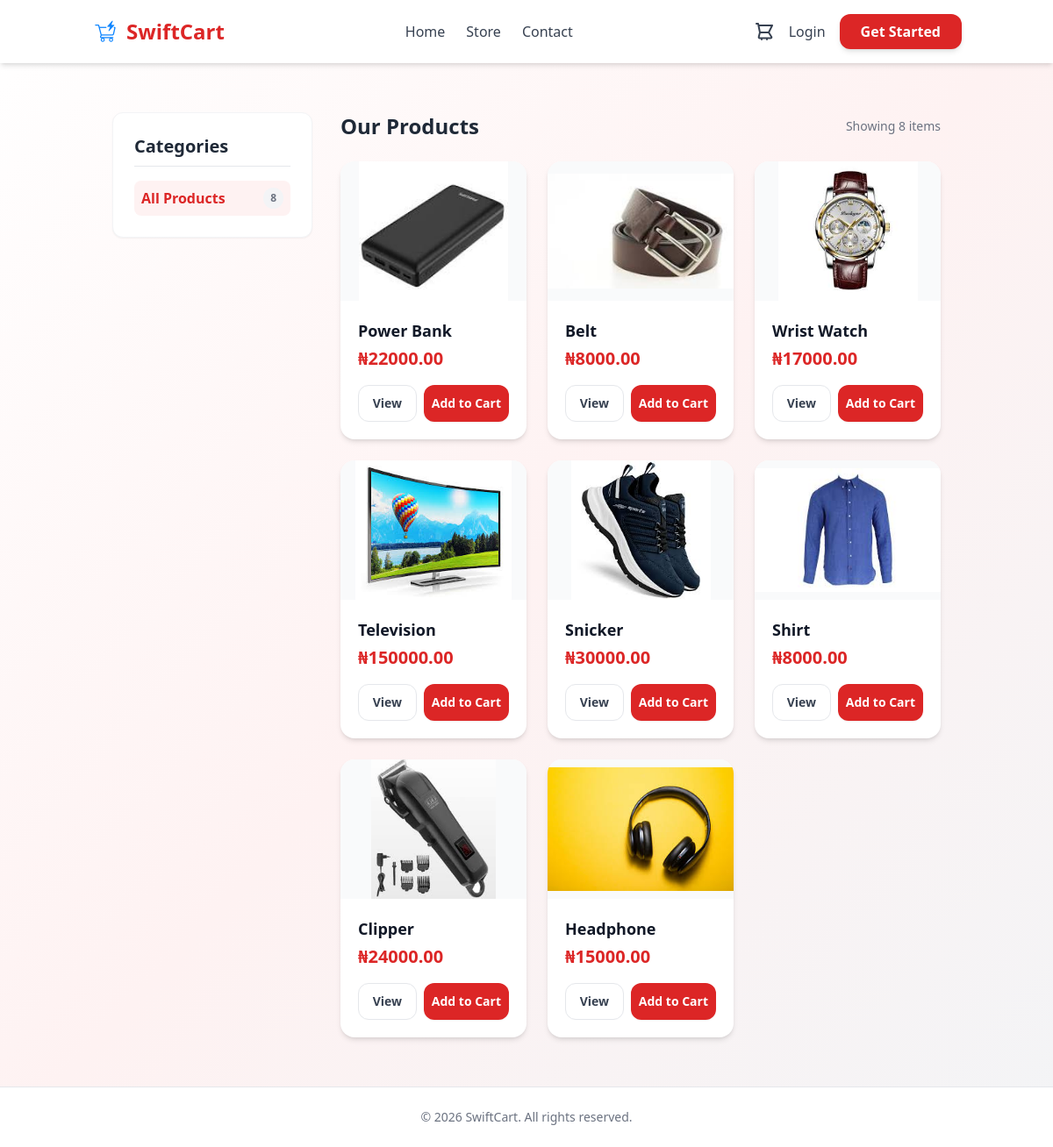
/store/, run on an earlier commit of the app's database.
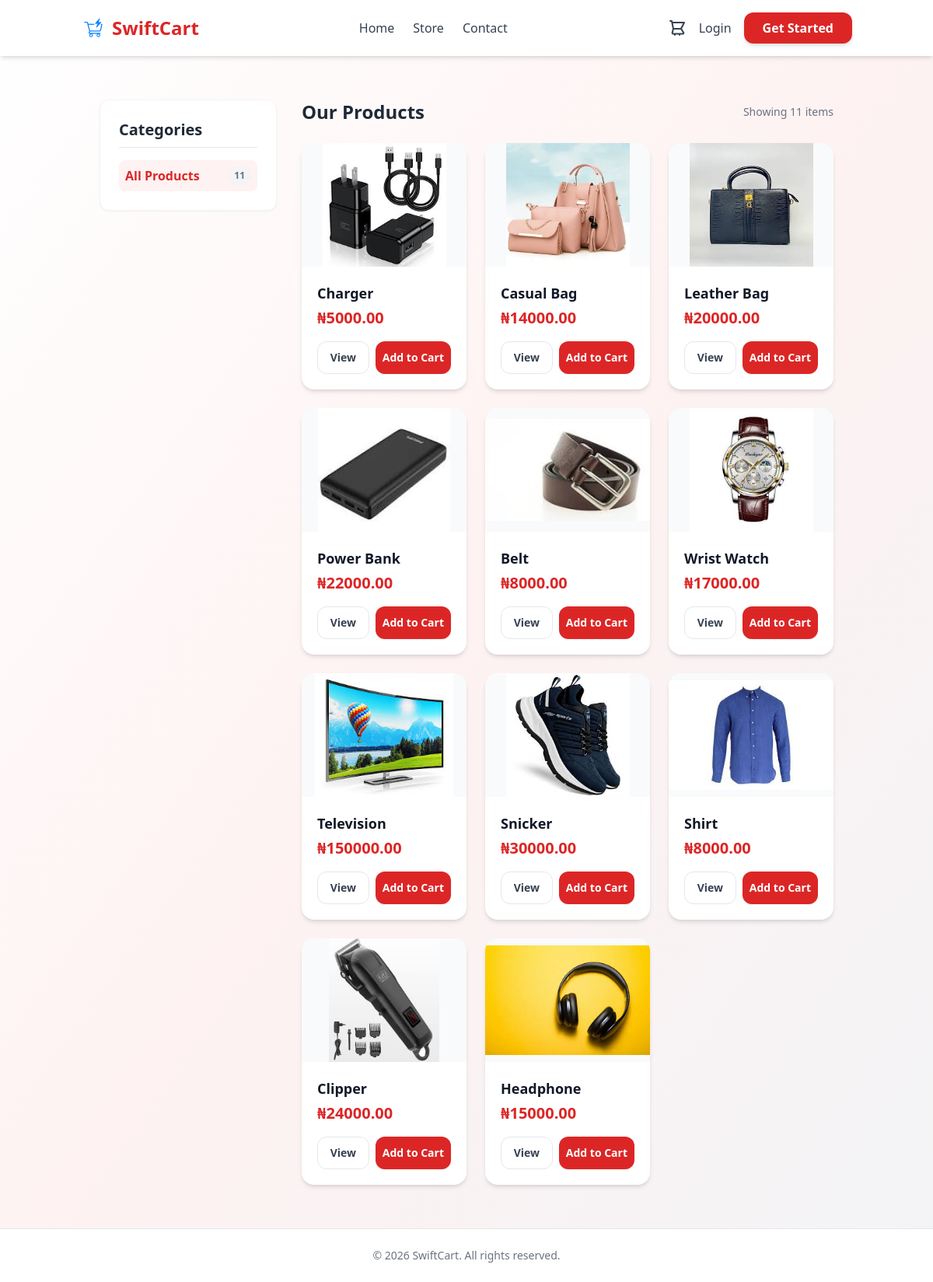
And on a later commit of the database.
### store/models.py (models this page shows, shortened)
class Product(models.Model):
    name = models.CharField(max_length=200)
    price = models.DecimalField(max_digits=10, decimal_places=2, default=0)
    category = models.ForeignKey(Category, on_delete=models.SET_NULL, null=True, blank=True)
    digital = models.BooleanField(default=False, null=True, blank=True)
    stock_count = models.IntegerField(default=10, null=True, blank=True)
    image = models.ImageField(null=True, blank=True, upload_to='products/')
    @property
    def imageURL(self):
        try:
            url = self.image.url
        except ValueError:
            url = ''
        return url

### store/views.py (the view)
# urls.py: path('', include('store.urls')),  # Include the store app URLs
def store(request):
    data = get_cart_data(request)
    cart_items = data['cart_items']
    category_slug = request.GET.get('category')
    categories = Category.objects.all()
    product_list = Product.objects.all().order_by('-id')
    if category_slug:
        product_list = product_list.filter(category__slug=category_slug)
    paginator = Paginator(product_list, 12)  # Increased count for better store experience
    page_number = request.GET.get('page')
    page_obj = paginator.get_page(page_number)
    context = {
        'products': page_obj.object_list,
        'page_obj': page_obj,
        'cart_items': cart_items,
        'categories': categories,
        'current_category': category_slug,
    }
    return render(request, 'store/store.html', context)

### store/context_processors.py (called while the page is built)
def cart_item_count(request):
    data = get_cart_data(request)
    return {
        'cart_items_count': data['cart_items_count']
    }

### store/utils.py (called while the page is built, shortened)
def get_cart_data(request):
    cart = request.session.get('cart', {})
    cart_items_count = 0
    for item in cart.values():
        if isinstance(item, dict):
            cart_items_count += item.get('quantity', 0)
        else:
            cart_items_count += item  # assume it's an int
    return {
        'cart_items_count': cart_items_count,
        'cart_items': cart,
    }

### store/templates/store/store.html (shortened to what this page needs)
{% extends 'store/main.html' %}
{% load static %}
{% block content %}
<div class="container mx-auto px-4 py-8">
    <div class="flex flex-col md:flex-row gap-8">
        <aside class="w-full md:w-1/4">
            <div class="bg-white p-6 rounded-xl shadow-sm border border-gray-100 sticky top-24">
                <h3 class="text-xl font-bold mb-4 text-gray-800 border-b pb-2">Categories</h3>
                <ul class="space-y-2">
                    <li>
                        <a href="{% url 'store' %}"
                           class="flex items-center justify-between p-2 rounded-lg transition-colors {% if not current_category %}bg-red-50 text-red-600 font-semibold{% else %}text-gray-600 hover:bg-gray-50{% endif %}">
                            <span>All Products</span>
                            <span class="text-xs bg-gray-100 px-2 py-1 rounded-full text-gray-500">{{ products.count }}</span>
                        </a>
                    </li>
                </ul>
            </div>
        </aside>
        <main class="w-full md:w-3/4">
            <div class="flex justify-between items-center mb-6">
                <h2 class="text-2xl font-bold text-gray-800">
                    {% if current_category %}
                        {{ current_category|title }}
                    {% else %}
                        Our Products
                    {% endif %}
                </h2>
                <p class="text-gray-500 text-sm">Showing {{ products.count }} items</p>
            </div>
            <div class="grid grid-cols-1 sm:grid-cols-2 lg:grid-cols-3 gap-6">
                {% for product in products %}
                <div class="bg-white shadow-md rounded-2xl overflow-hidden flex flex-col hover:shadow-xl transition-all duration-300 group">
                    <div class="relative overflow-hidden">
                        <div class="aspect-[4/3] bg-gray-50 flex items-center justify-center">
                            <img src="{{ product.imageURL }}" alt="{{ product.name }}" class="w-full h-full object-contain transform group-hover:scale-105 transition-transform duration-500">
                        </div>
                    </div>
                    <div class="p-5 flex-grow">
                        <h3 class="text-gray-900 font-bold text-lg mb-1 truncate">{{ product.name }}</h3>
                        <p class="text-red-600 font-extrabold text-xl mb-4">&#8358;{{ product.price }}</p>
                        <div class="flex gap-2">
                            <a href="{% url 'product_detail' product.id %}"
                               class="flex-1 inline-flex items-center justify-center bg-white border border-gray-200 text-gray-700 py-2.5 rounded-xl text-sm font-bold hover:bg-gray-50 transition-all duration-200">
                                View
                            </a>
                            <button data-product="{{ product.id }}" data-action="add"
                                    class="add-to-cart-btn flex-[1.5] inline-flex items-center justify-center {% if product.stock_count == 0 %}bg-gray-400 cursor-not-allowed{% else %}bg-red-600 hover:bg-red-700{% endif %} text-white py-2.5 rounded-xl text-sm font-bold transition-all duration-200 shadow-sm active:scale-95">
                                Add to Cart
                            </button>
                        </div>
                    </div>
                </div>
                {% empty %}
                <div class="col-span-full py-20 text-center">
                    <p class="text-gray-500 text-lg">No products found in this category.</p>
                </div>
                {% endfor %}
            </div>
        </main>
    </div>
</div>
{% endblock %}

### store/templates/store/main.html (shortened to what this page needs)
{% load static %}
<!DOCTYPE html>
<html lang="en">
<head>
    <link rel="stylesheet" href="{% static 'css/main.css' %}">
    <script src="https://cdn.tailwindcss.com"></script>
</head>
<body class="min-h-screen bg-gradient-to-br from-white via-red-50 to-gray-100 text-gray-800 flex flex-col">
    <header class="bg-white shadow-md sticky top-0 z-50">
        <div class="container mx-auto flex justify-between items-center p-4">
            <div class="flex items-center gap-2">
                <img src="{% static 'images/swiftcart.png' %}" alt="SwiftCart Logo" class="h-8 w-8">
                <span class="text-2xl font-bold text-red-600">SwiftCart</span>
            </div>
            <nav class="hidden md:flex gap-6">
                <a href="{% url 'index' %}" class="text-gray-700 hover:text-red-600 font-medium">Home</a>
                <a href="{% url 'store' %}" class="text-gray-700 hover:text-red-600 font-medium">Store</a>
                <a href="{% url 'contact' %}" class="text-gray-700 hover:text-red-600 font-medium">Contact</a>
            </nav>
            <div class="flex items-center gap-4">
                <a href="{% url 'cart' %}" class="relative">
                </a>
                {% if user.is_authenticated %}
                    <div class="relative group">
                        <button class="flex items-center gap-2 focus:outline-none">
                            <img src="{{ user.profile.profile_picture.url }}" alt="Profile" class="h-8 w-8 rounded-full border border-gray-300">
                            <span class="text-gray-700 font-medium">{{ user.username }}</span>
                        </button>
                        <div class="absolute right-0 mt-2 w-48 bg-white border rounded-lg shadow-lg opacity-0 group-hover:opacity-100 group-hover:translate-y-0 transform -translate-y-2 transition-all duration-200">
                            <div class="border-t">
                                <a href="{% url 'profile' %}" class="block px-4 py-2 text-sm text-gray-700 hover:bg-red-50">Profile</a>
                                <a href="{% url 'account_logout' %}" class="block px-4 py-2 text-sm text-gray-700 hover:bg-red-50">Logout</a>
                            </div>
                        </div>
                    </div>
                {% else %}
                    <a href="{% url 'account_login' %}" class="text-gray-700 hover:text-red-600 font-medium transition-colors">
                        Login
                    </a>
                    <a href="{% url 'account_signup' %}" class="bg-red-600 hover:bg-red-700 text-white px-6 py-2 rounded-xl font-bold shadow-md hover:shadow-lg transition-all active:scale-95">
                        Get Started
                    </a>
                {% endif %}
            </div>
        </div>
    </header>
    <main class="container mx-auto flex-grow p-6">
        {% block content %}{% endblock %}
    </main>
    <footer class="bg-white border-t border-gray-200 py-6 text-center text-gray-500 text-sm">
        &copy; {% now "Y" %} SwiftCart. All rights reserved.
    </footer>
</body>
</html>

### static/css/main.css (style rules this page uses)
body { font-family: 'Segoe UI', Tahoma, Geneva, Verdana, sans-serif; }
a { transition: background 0.2s ease-in-out; }
button { transition: background 0.2s ease-in-out; }

What changed in the data, as far as the page shows it:
added Product: imageURL (picture), name "Charger", price "5000.00"
added Product: imageURL (picture), name "Casual Bag", price "14000.00"
added Product: imageURL (picture), name "Leather Bag", price "20000.00"
Also different on the page:
{{ products.count }}: "8" → "11"
